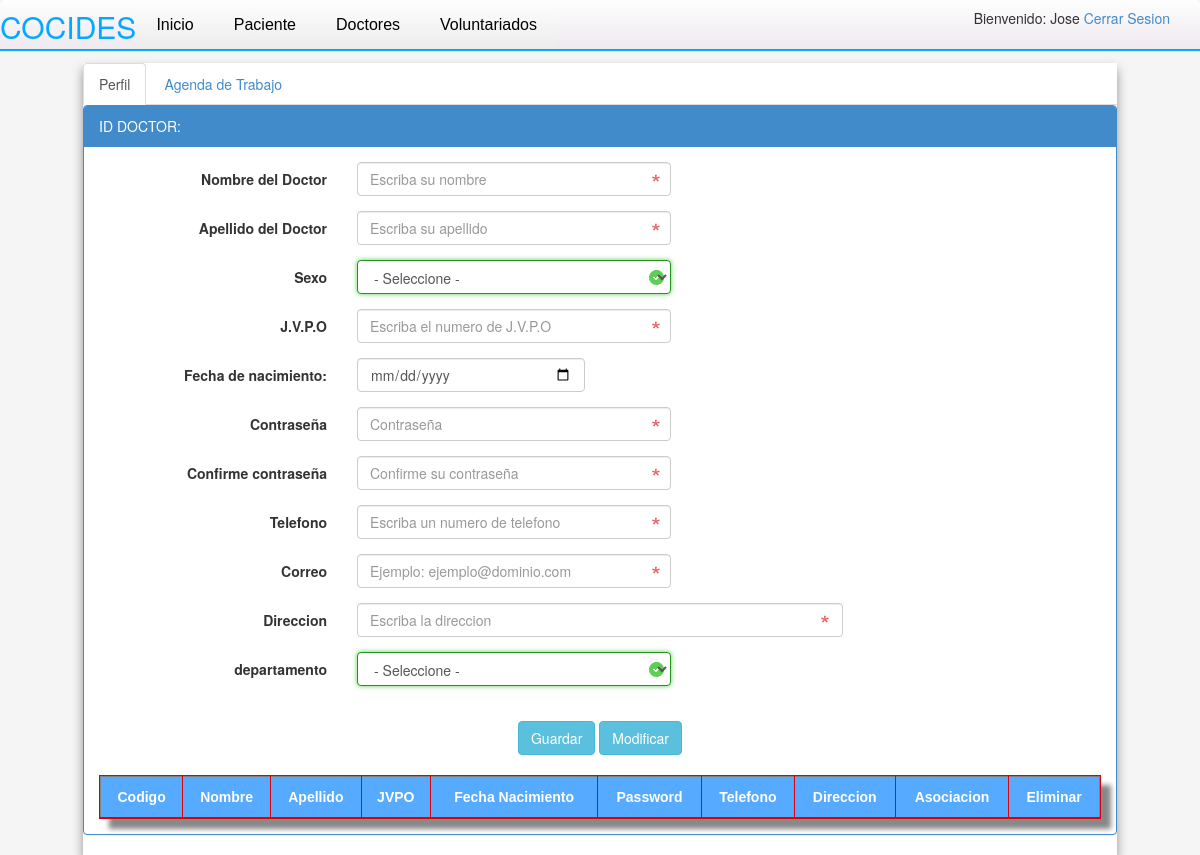
Before: /private_content/regDoctor.php (signed in) with the older database file.
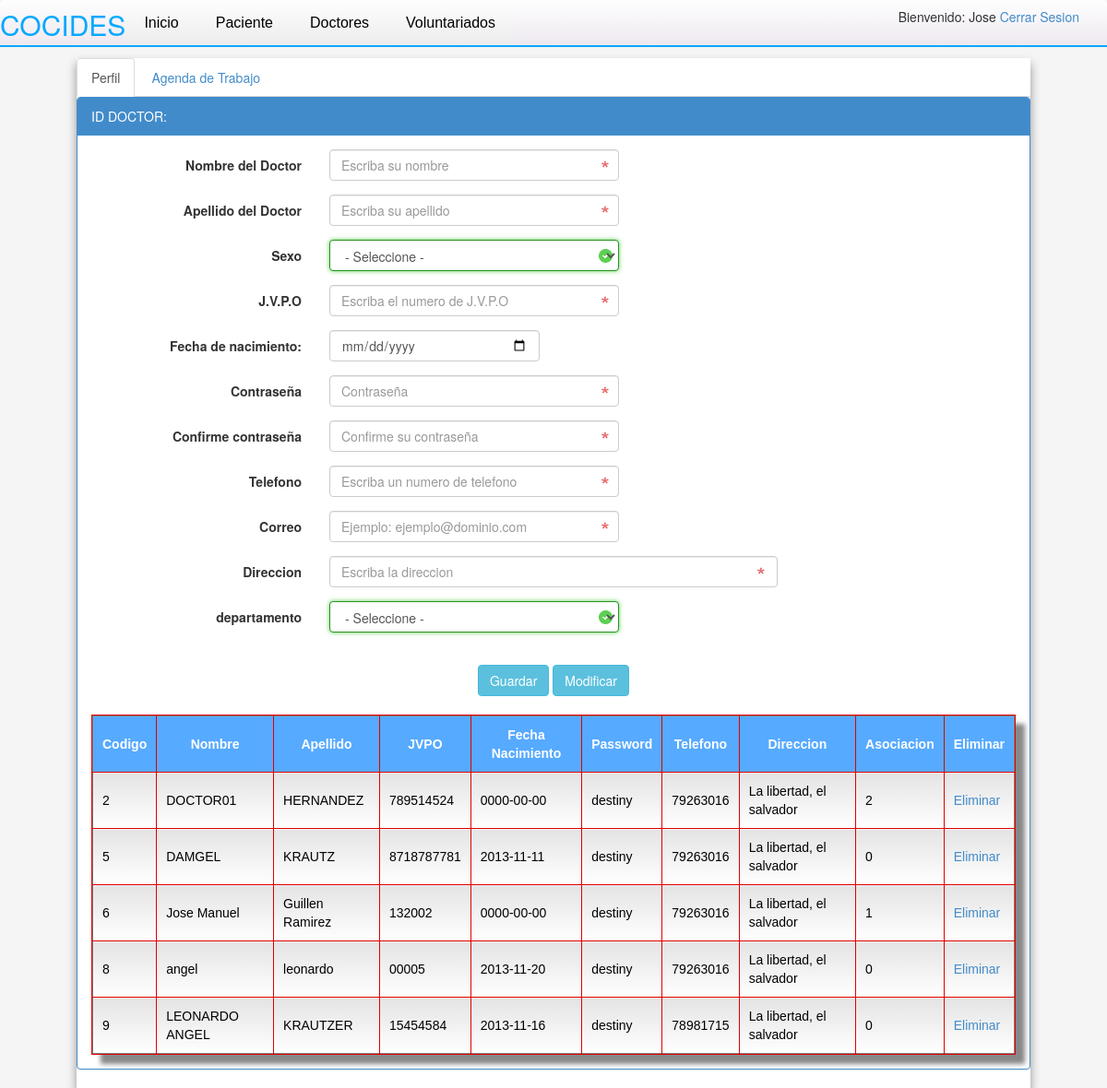
After: the same page with the newer database file.
### tables this page shows
CREATE TABLE `doctor` (
  `cod_doc` int(11) NOT NULL AUTO_INCREMENT,
  `nombre_doc` varchar(60) NOT NULL,
  `apellido_doc` varchar(60) NOT NULL,
  `JVPO` varchar(25) NOT NULL,
  `genero_doc` varchar(15) NOT NULL,
  `fecha_na_doc` date NOT NULL,
  `password_doc` varchar(25) NOT NULL,
  `telefono_doc` varchar(12) NOT NULL,
  `direccion_doc` varchar(50) NOT NULL,
  `departamento_doc` varchar(20) NOT NULL,
  `cod_as` int(11) NOT NULL,
  PRIMARY KEY (`cod_doc`)
);

### private_content/regDoctor.php (the view, shortened to what this page needs)
<!DOCTYPE html>
 <html class="no-js">
    <head>
        <link rel="stylesheet" href="../assets/css/bootstrap.css">
        <link rel="stylesheet" href="../assets/css/normalize.css">
        <link rel="stylesheet" href="../assets/css/jqueryUI.css">
        <link rel="stylesheet" href="validacionStyle.css">
    </head>
    <body>
        <div id="header" class="navbar navbar-default navbar-static-top">
            <?php
            include 'layout/private-header.php';
            ?>
        </div>
        <div id="contenedor" class="container">
            <ul class="nav nav-tabs" id="myTab">
                <li class="active"><a href="#Perfil">Perfil</a></li>
                <li class=""><a href="#Agenda">Agenda de Trabajo</a></li>
            </ul>
            <div class="tab-content">
                <div class="tab-pane active" id="Perfil">
                    <div class="panel panel-primary">
                        <div class="panel-heading"><?php echo 'ID DOCTOR: ' . $_SESSION['id_doc']; ?></div>
                        <div class="panel-body">
                            <form action="#" id="perfilDoctor" method="POST" class="form-horizontal">
                                <div class="form-group">
                                    <label for="Nombre_doc" class="col-lg-3 control-label">Nombre del Doctor</label>
                                    <div class="col-lg-4">
                                        <input type="text" name="nombre_doc" class="form-control" placeholder="Escriba su nombre" required>
                                    </div>
                                </div>
                                <div class="form-group">
                                    <label for="Apellido_doc" class="col-lg-3 control-label">Apellido del Doctor</label>
                                    <div class="col-lg-4">
                                        <input type="text" name="apellido_doc" class="form-control" placeholder="Escriba su apellido" required>
                                    </div>
                                </div>
                                <div class="form-group">
                                    <label for="sexo" class="col-lg-3 control-label">Sexo</label>
                                    <div class="col-lg-4">
                                        <select name="genero_doc" class="form-control" required="">
                                            <option value="NONE">- Seleccione -</option>
                                        </select>
                                    </div>
                                </div>
                                <div class="form-group">
                                    <label for="JVPO" class="col-lg-3 control-label">J.V.P.O</label>
                                    <div class="col-lg-4">
                                        <input type="text" name="JVPO" class="form-control" placeholder="Escriba el numero de J.V.P.O" required>
                                    </div>
                                </div>
                                <div class="form-group">
                                    <label for="Fecha_Nacimiento" class="col-lg-3 control-label">Fecha de nacimiento:</label>
                                    <div class="col-lg-3">
                                        <input type="date" name="fecha_na_doc" class="form-control">
                                    </div>
                                </div>
                                <div class="form-group">
                                    <label for="Contrasenia" class="col-lg-3 control-label">Contraseña</label>
                                    <div class="col-lg-4">
                                        <input type="password" name="password_doc" class="form-control" placeholder="Contraseña" required>
                                    </div>
                                </div>
                                <div class="form-group">
                                    <label for="ConfirmContrasenia" class="col-lg-3 control-label">Confirme contraseña</label>
                                    <div class="col-lg-4">
                                        <input type="password" name="confirm_password" class="form-control" placeholder="Confirme su contraseña" required>
                                    </div>
                                </div>
                                <div class="form-group">
                                    <label for="telefono" class="col-lg-3 control-label">Telefono</label>
                                    <div class="col-lg-4">
                                        <input type="tel" name="telefono_doc" placeholder="Escriba un numero de telefono" class="form-control" required>
                                    </div>
                                </div>
                                <div class="form-group">
                                    <label for="correo" class="col-lg-3 control-label">Correo</label>
                                    <div class="col-lg-4">
                                        <input type="email" name="email_emp" placeholder="Ejemplo: ejemplo@dominio.com" class="form-control" id="focusedInput" required>
                                    </div>
                                </div>
                                <div class="form-group">
                                    <label for="direccion" class="col-lg-3 control-label">Direccion</label>
                                    <div class="col-lg-6">
                                        <input type="text" name="direccion_doc" class="form-control" placeholder="Escriba la direccion" required>
                                    </div>
                                </div>
                                <div class="form-group">
                                    <label for="departamento" class="col-lg-3 control-label">departamento</label>
                                    <div class="col-lg-4">
                                        <select name="departamento_doc" class="form-control" required="">
                                            <option value="NONE">- Seleccione -</option>
                                        </select>
                                    </div>
                                </div>
                                <br>
                                <center>
                                    <input type='submit' value='Guardar' class="btn btn-info btn-large" /><input type='hidden' value='1' name='addDoctor' />
                                    <input type='submit' value='Modificar' class="btn btn-info btn-large" /><input type='hidden' value='1' name='editDoctor' />
                                </center>
                                <br>
                            </form>
                            <div class="CSSTableGenerator">
                                <?php
                                echo "<table border=1 >";
                                echo "<tr>";
                                echo "<td><b>Codigo</b></td>";
                                echo "<td><b>Nombre</b></td>";
                                echo "<td><b>Apellido</b></td>";
                                echo "<td><b>JVPO</b></td>";
                                echo "<td><b>Fecha Nacimiento</b></td>";
                                echo "<td><b>Password</b></td>";
                                echo "<td><b>Telefono</b></td>";
                                echo "<td><b>Direccion</b></td>";
                                echo "<td><b>Asociacion</b></td>";
                                echo "<td><b>Eliminar</b></td>";
                                echo "</tr>";
                                $result = mysql_query("SELECT * FROM `doctor`") or trigger_error(mysql_error());
                                while ($row = mysql_fetch_array($result)) {
                                    foreach ($row AS $key => $value) {
                                        $row[$key] = stripslashes($value);
                                    }
                                    echo "<tr>";
                                    echo "<td valign='top'>" . nl2br($row['cod_doc']) . "</td>";
                                    echo "<td valign='top'>" . nl2br($row['nombre_doc']) . "</td>";
                                    echo "<td valign='top'>" . nl2br($row['apellido_doc']) . "</td>";
                                    echo "<td valign='top'>" . nl2br($row['JVPO']) . "</td>";
                                    echo "<td valign='top'>" . nl2br($row['fecha_na_doc']) . "</td>";
                                    echo "<td valign='top'>" . nl2br($row['password_doc']) . "</td>";
                                    echo "<td valign='top'>" . nl2br($row['telefono_doc']) . "</td>";
                                    echo "<td valign='top'>" . nl2br($row['direccion_doc']) . "</td>";
                                    echo "<td valign='top'>" . nl2br($row['cod_as']) . "</td>";
                                    echo "<td valign='top'><a href=eliminarDoctor.php?id={$row['cod_doc']}>Eliminar</a></td> ";
                                    echo "</tr>";
                                }
                                echo "</table>";
                                ?>
                            </div>
                        </div>
                    </div>
                </div>
            </div>
        </div>
    </body>
</html>

### private_content/layout/private-header.php (shortened to what this page needs)
<div class="navbar-header">
    <h2 class="muted">COCIDES</h2>
</div>
<div class="navbar-collapse collapse">
    <ul class="nav navbar-nav">
        <li><a href="index.php">Inicio</a></li>
        <li><a href="paciente.php">Paciente</a><li>
        <li><a href="regDoctor.php">Doctores</a></li>
        <li><a href="perfilVoluntariado.php">Voluntariados</a></li>
    </ul>
    <form class="navbar-form navbar-right" role="search">
        <?php
        if (isset($_SESSION['nombre'])) {
            echo 'Bienvenido: ' . $_SESSION['nombre'] . " ";
            echo '<a href="../private_content/logout.php">Cerrar Sesion</a>';
        } else {
            header("Location: http://localhost:8000/index.html");
        }
        ?>
    </form>
</div>

### validacionStyle.css (style rules this page uses)
body { background-color:#f5f5f5; }
.container { margin-top: 1%; }
#contenedor { display: center; }
h2 { text-align: center; }
.form-horizontal input:required,.form-horizontal text:required , .form-horizontal date:required, .form-horizontal select:required, .form-horizontal textarea:required { background: #fff url(assets/img/red_asterisk.png) no-repeat 98% center; }
.form-horizontal input:required:valid, .form-horizontal text:required:valid, .form-horizontal date:required:valid, .form-horizontal select:required:valid, .form-horizontal textarea:required:valid { background: #fff url(assets/img/valid.png) no-repeat 98% center; box-shadow: 0 0 5px #5cd053; border-color: #28921f; }

### private_content/regDoctor.php (style rules this page uses)
.container { margin-top: 1%; max-width: 1034px; }
h2 { text-align: center; }
.CSSTableGenerator { margin:0px;padding:0px; width:100%; box-shadow: 10px 10px 5px #888888; border:1px solid #e00000; -moz-border-radius-bottomleft:0px; -webkit-border-bottom-left-radius:0px; border-bottom-left-radius:0px; -moz-border-radius-bottomright:0px; -webkit-border-bottom-right-radius:0px; border-bottom-right-radius:0px; -moz-border-radius-topright:0px; -webkit-border-top-right-radius:0px; border-top-right-radius:0px; -moz-border-radius-topleft:0px; -webkit-border-top-left-radius:0px; border-top-left-radius:0px; }
.CSSTableGenerator table { width:100%; height:100%; margin:0px;padding:0px; }
.CSSTableGenerator tr:last-child td:last-child { -moz-border-radius-bottomright:0px; -webkit-border-bottom-right-radius:0px; border-bottom-right-radius:0px; }
.CSSTableGenerator table tr:first-child td:first-child { -moz-border-radius-topleft:0px; -webkit-border-top-left-radius:0px; border-top-left-radius:0px; }
.CSSTableGenerator table tr:first-child td:last-child { -moz-border-radius-topright:0px; -webkit-border-top-right-radius:0px; border-top-right-radius:0px; }
.CSSTableGenerator tr:last-child td:first-child { -moz-border-radius-bottomleft:0px; -webkit-border-bottom-left-radius:0px; border-bottom-left-radius:0px; }
.CSSTableGenerator td { vertical-align:middle; background:-o-linear-gradient(bottom, #e5e5e5 5%, #ffffff 100%); background:-webkit-gradient( linear, left top, left bottom, color-stop(0.05, #e5e5e5), color-stop(1, #ffffff) ); background:-moz-linear-gradient( center top, #e5e5e5 5%, #ffffff 100% ); filter:progid:DXImageTransform.Microsoft.gradient(startColorstr="#e5e5e5", endColorstr="#ffffff"); background: -o-linear-gradient(top,#e5e5e5,ffffff); background-color:#e5e5e5; border:1px solid #e00000; border-width:0px 1px 1px 0px; text-align:left; padding:10px; font-size:14px; font-family:Arial; font-weight:normal; color:#000000; }
.CSSTableGenerator tr:last-child td { border-width:0px 1px 0px 0px; }
.CSSTableGenerator tr td:last-child { border-width:0px 0px 1px 0px; }
.CSSTableGenerator tr:last-child td:last-child { border-width:0px 0px 0px 0px; }
.CSSTableGenerator tr:first-child td { background:-o-linear-gradient(bottom, #56aaff 5%, #56aaff 100%); background:-webkit-gradient( linear, left top, left bottom, color-stop(0.05, #56aaff), color-stop(1, #56aaff) ); background:-moz-linear-gradient( center top, #56aaff 5%, #56aaff 100% ); filter:progid:DXImageTransform.Microsoft.gradient(startColorstr="#56aaff", endColorstr="#56aaff"); background: -o-linear-gradient(top,#56aaff,56aaff); background-color:#56aaff; border:0px solid #e00000; text-align:center; border-width:0px 0px 1px 1px; font-size:14px; font-family:Arial; font-weight:bold; color:#ffffff; }
.CSSTableGenerator tr:first-child td:first-child { border-width:0px 0px 1px 0px; }
.CSSTableGenerator tr:first-child td:last-child { border-width:0px 0px 1px 1px; }

### private_content/layout/private-header.php (style rules this page uses)
.muted { margin-top:10px; margin-bottom: 0px; padding-bottom: 0px; color: #05a8ff; }

Changed rows visible on the page:
added doctor: cod_doc "2", nombre_doc "DOCTOR01", apellido_doc "HERNANDEZ", JVPO "789514524", fecha_na_doc "0000-00-00", password_doc "destiny", telefono_doc "79263016", direccion_doc "La libertad, el salvador", cod_as "2"
added doctor: cod_doc "5", nombre_doc "DAMGEL", apellido_doc "KRAUTZ", JVPO "8718787781", fecha_na_doc "2013-11-11", password_doc "destiny", telefono_doc "79263016", direccion_doc "La libertad, el salvador", cod_as "0"
added doctor: cod_doc "6", nombre_doc "Jose Manuel", apellido_doc "Guillen Ramirez", JVPO "132002", fecha_na_doc "0000-00-00", password_doc "destiny", telefono_doc "79263016", direccion_doc "La libertad, el salvador", cod_as "1"
added doctor: cod_doc "8", nombre_doc "angel", apellido_doc "leonardo", JVPO "00005", fecha_na_doc "2013-11-20", password_doc "destiny", telefono_doc "79263016", direccion_doc "La libertad, el salvador", cod_as "0"
added doctor: cod_doc "9", nombre_doc "LEONARDO ANGEL", apellido_doc "KRAUTZER", JVPO "15454584", fecha_na_doc "2013-11-16", password_doc "destiny", telefono_doc "78981715", direccion_doc "La libertad, el salvador", cod_as "0"
